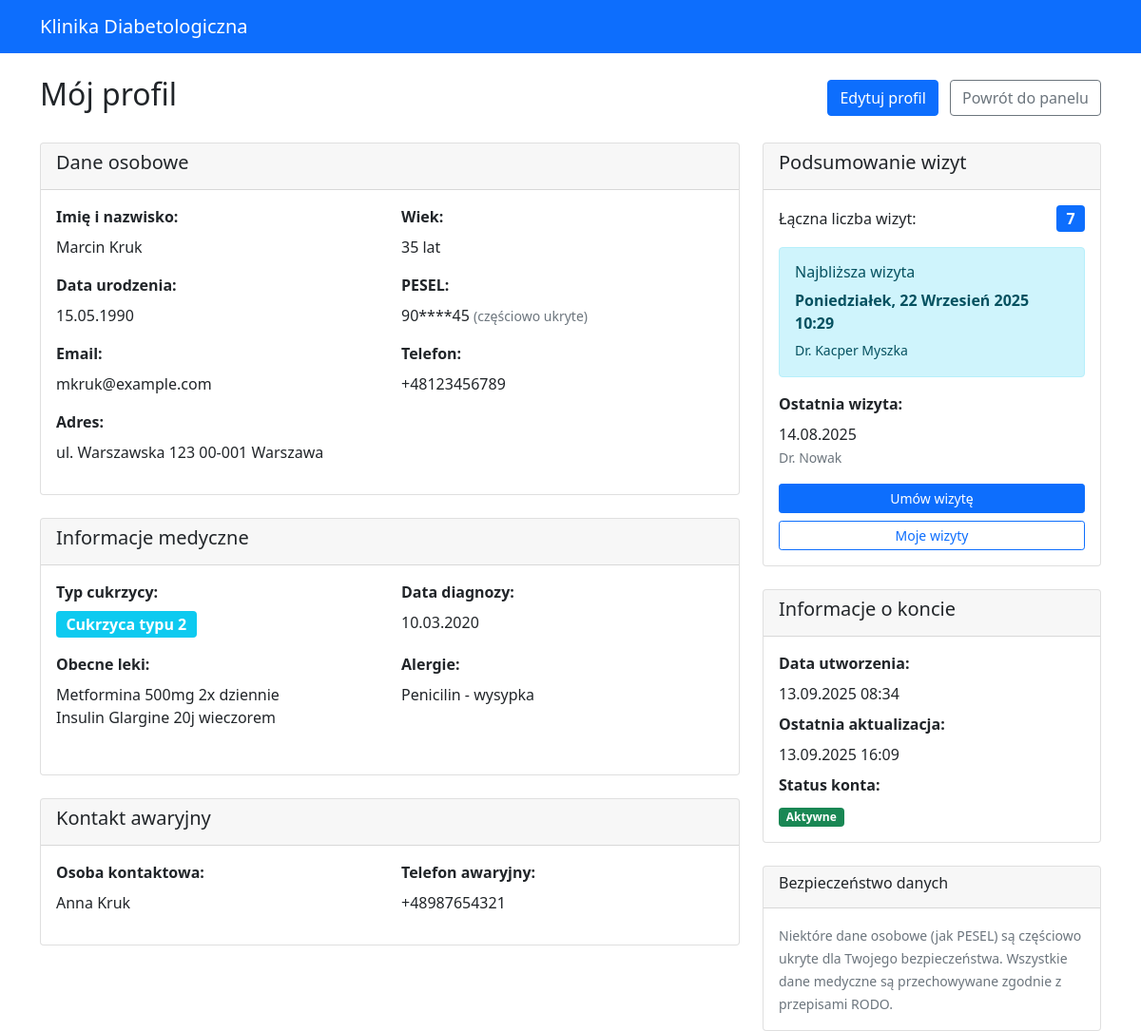
Page /patients/profile/ (signed in) on the committed database.
### authentication/models.py (models this page shows, shortened)
class User(AbstractUser):
    USER_TYPE_CHOICES = (
        ('patient', 'Pacjent'),
        ('doctor', 'Lekarz'),
    )
    user_type = models.CharField(
        max_length=10,
        choices=USER_TYPE_CHOICES,
        default='patient'
    )
    phone_number = models.CharField(max_length=15, blank=True)
    def is_patient(self):
        return self.user_type == 'patient'

### patients/models.py (models this page shows, shortened)
class Patient(models.Model):
    user = models.OneToOneField(settings.AUTH_USER_MODEL, on_delete=models.CASCADE, related_name='patient_profile')
    date_of_birth = models.DateField()
    pesel = models.CharField(max_length=11, unique=True)
    address = models.TextField()
    emergency_contact_name = models.CharField(max_length=100)
    emergency_contact_phone = models.CharField(max_length=15)
    diabetes_type = models.CharField(
        max_length=15,
        choices=[
            ('type1', 'Cukrzyca typu 1'),
            ('type2', 'Cukrzyca typu 2'),
            ('gestational', 'Cukrzyca ciążowa'),
        ]
    )
    diagnosis_date = models.DateField()
    current_medications = models.TextField(blank=True)
    allergies = models.TextField(blank=True)
    last_cancellation_time = models.DateTimeField(null=True, blank=True, help_text="Czas ostatniego anulowania wizyty")
    created_at = models.DateTimeField(auto_now_add=True)
    updated_at = models.DateTimeField(auto_now=True)
    def get_age(self):
        today = timezone.now().date()
        return today.year - self.date_of_birth.year - ((today.month, today.day) < (self.date_of_birth.month, self.date_of_birth.day))
    def get_last_appointment(self):
        return self.appointments.filter(status='completed').order_by('-appointment_date').first()
    def get_next_appointment(self):
        return self.appointments.filter(
            status='scheduled',
            appointment_date__gte=timezone.now()
        ).order_by('appointment_date').first()
    def get_total_appointments(self):
        return self.appointments.count()
    def get_masked_pesel(self):
        if len(self.pesel) >= 11:
            return f"{self.pesel[:2]}****{self.pesel[-2:]}"
        return "***"
    class Meta:
        verbose_name = "Pacjent"
        verbose_name_plural = "Pacjenci"

### appointments/models.py (models this page shows, shortened)
class Appointment(models.Model):
    STATUS_CHOICES = [
        ('scheduled', 'Zaplanowana'),
        ('completed', 'Zakończona'),
        ('cancelled', 'Anulowana'),
        ('no_show', 'Niestawiennictwo'),
    ]
    patient = models.ForeignKey(Patient, on_delete=models.CASCADE, related_name='appointments')
    doctor = models.ForeignKey(Doctor, on_delete=models.CASCADE, related_name='appointments')
    appointment_date = models.DateTimeField()
    status = models.CharField(max_length=15, choices=STATUS_CHOICES, default='scheduled')
    reason = models.CharField(max_length=200, help_text="Powód wizyty")
    notes = models.TextField(blank=True, help_text="Notatki z wizyty")
    duration_minutes = models.PositiveIntegerField(default=30)
    created_at = models.DateTimeField(auto_now_add=True)
    updated_at = models.DateTimeField(auto_now=True)
    class Meta:
        ordering = ['-appointment_date']
        verbose_name = "Wizyta"
        verbose_name_plural = "Wizyty"

### doctors/models.py (models this page shows, shortened)
class Doctor(models.Model):
    user = models.OneToOneField(settings.AUTH_USER_MODEL, on_delete=models.CASCADE, related_name='doctor_profile')
    license_number = models.CharField(max_length=20, unique=True)
    specialization = models.CharField(
        max_length=50,
        choices=[
            ('endocrinologist', 'Endokrynolog'),
            ('diabetologist', 'Diabetolog'),
            ('internal_medicine', 'Internista'),
            ('family_medicine', 'Lekarz rodzinny'),
        ]
    )
    years_of_experience = models.PositiveIntegerField()
    office_address = models.TextField()
    consultation_fee = models.DecimalField(max_digits=6, decimal_places=2)
    working_hours_start = models.TimeField()
    working_hours_end = models.TimeField()
    working_days = models.CharField(
        max_length=20,
        choices=[
            ('mon-fri', 'Poniedziałek-Piątek'),
            ('mon-sat', 'Poniedziałek-Sobota'),
            ('tue-thu', 'Wtorek-Czwartek'),
        ],
        default='mon-fri'
    )
    education = models.TextField()
    certifications = models.TextField(blank=True)
    bio = models.TextField(blank=True)
    is_accepting_patients = models.BooleanField(default=True)
    created_at = models.DateTimeField(auto_now_add=True)
    updated_at = models.DateTimeField(auto_now=True)
    class Meta:
        verbose_name = "Lekarz"
        verbose_name_plural = "Lekarze"

### patients/views.py (the view)
# urls.py: path('profile/', views.profile, name='profile'),
@login_required
def profile(request):
    if not request.user.is_patient():
        return redirect('authentication:login')
    patient = request.user.patient_profile
    last_appointment = patient.get_last_appointment()
    next_appointment = patient.get_next_appointment()
    total_appointments = patient.get_total_appointments()
    context = {
        'patient': patient,
        'last_appointment': last_appointment,
        'next_appointment': next_appointment,
        'total_appointments': total_appointments,
        'age': patient.get_age(),
    }
    return render(request, 'patients/profile.html', context)

### patients/templates/patients/profile.html (shortened to what this page needs)
{% extends 'authentication/base.html' %}
{% block content %}
<div class="row">
    <div class="col-md-12">
        <div class="d-flex justify-content-between align-items-center mb-4">
            <h2>Mój profil</h2>
            <div>
                <a href="{% url 'patients:edit_profile' %}" class="btn btn-primary me-2">
                     Edytuj profil
                </a>
                <a href="{% url 'patients:dashboard' %}" class="btn btn-outline-secondary">Powrót do panelu</a>
            </div>
        </div>
        <div class="row">
            <div class="col-lg-8">
                <div class="card mb-4">
                    <div class="card-header">
                        <h5> Dane osobowe</h5>
                    </div>
                    <div class="card-body">
                        <div class="row">
                            <div class="col-md-6 mb-3">
                                <label class="form-label fw-bold">Imię i nazwisko:</label>
                                <p class="mb-0">{{ user.first_name }} {{ user.last_name }}</p>
                            </div>
                            <div class="col-md-6 mb-3">
                                <label class="form-label fw-bold">Wiek:</label>
                                <p class="mb-0">{{ age }} lat</p>
                            </div>
                            <div class="col-md-6 mb-3">
                                <label class="form-label fw-bold">Data urodzenia:</label>
                                <p class="mb-0">{{ patient.date_of_birth|date:"d.m.Y" }}</p>
                            </div>
                            <div class="col-md-6 mb-3">
                                <label class="form-label fw-bold">PESEL:</label>
                                <p class="mb-0">
                                    {{ patient.get_masked_pesel }}
                                    <small class="text-muted">(częściowo ukryte)</small>
                                </p>
                            </div>
                            <div class="col-md-6 mb-3">
                                <label class="form-label fw-bold">Email:</label>
                                <p class="mb-0">{{ user.email }}</p>
                            </div>
                            <div class="col-md-6 mb-3">
                                <label class="form-label fw-bold">Telefon:</label>
                                <p class="mb-0">{{ user.phone_number|default:"Nie podano" }}</p>
                            </div>
                        </div>
                        <div class="row">
                            <div class="col-12 mb-3">
                                <label class="form-label fw-bold">Adres:</label>
                                <p class="mb-0">{{ patient.address }}</p>
                            </div>
                        </div>
                    </div>
                </div>
                <div class="card mb-4">
                    <div class="card-header">
                        <h5> Informacje medyczne</h5>
                    </div>
                    <div class="card-body">
                        <div class="row">
                            <div class="col-md-6 mb-3">
                                <label class="form-label fw-bold">Typ cukrzycy:</label>
                                <p class="mb-0">
                                    <span class="badge bg-info fs-6">
                                        {{ patient.get_diabetes_type_display }}
                                    </span>
                                </p>
                            </div>
                            <div class="col-md-6 mb-3">
                                <label class="form-label fw-bold">Data diagnozy:</label>
                                <p class="mb-0">{{ patient.diagnosis_date|date:"d.m.Y" }}</p>
                            </div>
                        </div>
                        <div class="row">
                            <div class="col-md-6 mb-3">
                                <label class="form-label fw-bold">Obecne leki:</label>
                                <p class="mb-0">
                                    {% if patient.current_medications %}
                                        {{ patient.current_medications|linebreaks }}
                                    {% else %}
                                        <em class="text-muted">Brak informacji</em>
                                    {% endif %}
                                </p>
                            </div>
                            <div class="col-md-6 mb-3">
                                <label class="form-label fw-bold">Alergie:</label>
                                <p class="mb-0">
                                    {% if patient.allergies %}
                                        {{ patient.allergies|linebreaks }}
                                    {% else %}
                                        <em class="text-muted">Brak znanych alergii</em>
                                    {% endif %}
                                </p>
                            </div>
                        </div>
                    </div>
                </div>
                <div class="card mb-4">
                    <div class="card-header">
                        <h5> Kontakt awaryjny</h5>
                    </div>
                    <div class="card-body">
                        <div class="row">
                            <div class="col-md-6 mb-3">
                                <label class="form-label fw-bold">Osoba kontaktowa:</label>
                                <p class="mb-0">{{ patient.emergency_contact_name }}</p>
                            </div>
                            <div class="col-md-6 mb-3">
                                <label class="form-label fw-bold">Telefon awaryjny:</label>
                                <p class="mb-0">{{ patient.emergency_contact_phone }}</p>
                            </div>
                        </div>
                    </div>
                </div>
            </div>
            <div class="col-lg-4">
                <div class="card mb-4">
                    <div class="card-header">
                        <h5> Podsumowanie wizyt</h5>
                    </div>
                    <div class="card-body">
                        <div class="d-flex justify-content-between align-items-center mb-3">
                            <span>Łączna liczba wizyt:</span>
                            <span class="badge bg-primary fs-6">{{ total_appointments }}</span>
                        </div>
                        {% if next_appointment %}
                            <div class="alert alert-info">
                                <h6> Najbliższa wizyta</h6>
                                <p class="mb-1">
                                    <strong>{{ next_appointment.appointment_date|date:"l, j F Y" }}</strong><br>
                                    <strong>{{ next_appointment.appointment_date|time:"H:i" }}</strong>
                                </p>
                                <p class="mb-0">
                                    <small>Dr. {{ next_appointment.doctor.user.first_name }} {{ next_appointment.doctor.user.last_name }}</small>
                                </p>
                            </div>
                        {% endif %}
                        {% if last_appointment %}
                            <div class="mb-3">
                                <label class="form-label fw-bold">Ostatnia wizyta:</label>
                                <p class="mb-0">
                                    {{ last_appointment.appointment_date|date:"d.m.Y" }}<br>
                                    <small class="text-muted">Dr. {{ last_appointment.doctor.user.last_name }}</small>
                                </p>
                            </div>
                        {% endif %}
                        <div class="d-grid gap-2">
                            <a href="{% url 'appointments:book_appointment' %}" class="btn btn-primary btn-sm">
                                 Umów wizytę
                            </a>
                            <a href="{% url 'appointments:upcoming' %}" class="btn btn-outline-primary btn-sm">
                                 Moje wizyty
                            </a>
                        </div>
                    </div>
                </div>
                <div class="card mb-4">
                    <div class="card-header">
                        <h5> Informacje o koncie</h5>
                    </div>
                    <div class="card-body">
                        <div class="mb-2">
                            <label class="form-label fw-bold">Data utworzenia:</label>
                            <p class="mb-0">{{ patient.created_at|date:"d.m.Y H:i" }}</p>
                        </div>
                        <div class="mb-2">
                            <label class="form-label fw-bold">Ostatnia aktualizacja:</label>
                            <p class="mb-0">{{ patient.updated_at|date:"d.m.Y H:i" }}</p>
                        </div>
                        <div class="mb-0">
                            <label class="form-label fw-bold">Status konta:</label>
                            <p class="mb-0">
                                <span class="badge bg-success">Aktywne</span>
                            </p>
                        </div>
                    </div>
                </div>
                <div class="card">
                    <div class="card-header">
                        <h6> Bezpieczeństwo danych</h6>
                    </div>
                    <div class="card-body">
                        <small class="text-muted">
                            Niektóre dane osobowe (jak PESEL) są częściowo ukryte dla Twojego bezpieczeństwa.
                            Wszystkie dane medyczne są przechowywane zgodnie z przepisami RODO.
                        </small>
                    </div>
                </div>
            </div>
        </div>
    </div>
</div>
{% endblock %}

### rows in the picture
User: first_name "Marcin", last_name "Kruk", email "mkruk@example.com", phone_number "+48123456789"
Patient: date_of_birth "15.05.1990", get_masked_pesel "90****45", address "ul. Warszawska 123 00-001 Warszawa", diabetes_type "Cukrzyca typu 2", diagnosis_date "10.03.2020", current_medications "Metformina 500mg 2x dziennie Insulin Glargine 20j wieczorem", allergies "Penicilin - wysypka", emergency_contact_name "Anna Kruk", emergency_contact_phone "+48987654321", created_at "13.09.2025 08:34", updated_at "13.09.2025 16:09"
Appointment: appointment_date "Poniedziałek, 22 Wrzesień 2025", appointment_date "10:29", doctor.user.first_name "Kacper", doctor.user.last_name "Myszka"
Appointment: appointment_date "14.08.2025", doctor.user.last_name "Nowak"

### other values in the picture
{{ age }} "35"
{{ total_appointments }} "7"
